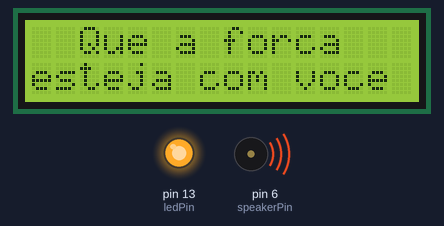
Recording of a sketch running on a simulated Arduino Uno, built with avr-gcc and run on an emulated ATmega328P. Parts: 16×2 character LCD, output pins drawn as LEDs (lit = HIGH), buzzer (waves = sounding). Pins used as bus, display or sensor lines are not drawn.

Above: at 0.34 s.
At 21.73 s:
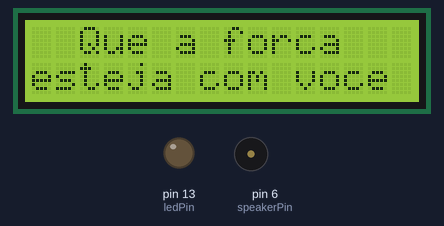
Timing chart, 0 to 130.0 s (numbered marks = the images above):
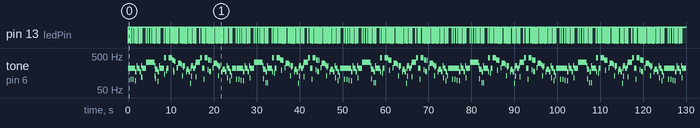

The sketch:

star_war_march.ino
```cpp
#include<LiquidCrystal.h>

int ledPin = 13;
//led for visualization (use 13 for built-in led)

int speakerPin = 6;
//speaker connected to one of the PWM ports

LiquidCrystal lcd(12, 11, 5, 4, 3, 2);

#define c 261
#define d 294
#define e 329
#define f 349
#define g 391
#define gS 415
#define a 440
#define aS 455
#define b 466
#define cH 523
#define cSH 554
#define dH 587
#define dSH 622
#define eH 659
#define fH 698
#define fSH 740
#define gH 784
#define gSH 830
#define aH 880
//frequencies for the tones we're going to use
//used http://home.mit.bme.hu/~bako/tonecalc/tonecalc.htm to get these


void setup()
{
  pinMode(ledPin, OUTPUT);
  // sets the ledPin to be an output
  pinMode(speakerPin, OUTPUT);
  //sets the speakerPin to be an output
  lcd.begin(16,2);
  lcd.setCursor(0,0);
  lcd.print("  Que a forca ");
  lcd.setCursor(0,1);
  lcd.print("esteja com voce");

}

void loop()    // run over and over again
{
  march();
}

void beep (unsigned char speakerPin, int frequencyInHertz, long timeInMilliseconds)
{
    digitalWrite(ledPin, HIGH);
    //use led to visualize the notes being played

    int x;
    long delayAmount = (long)(1000000/frequencyInHertz);
    long loopTime = (long)((timeInMilliseconds*1000)/(delayAmount*2));
    for (x=0;x<loopTime;x++)
    {
        digitalWrite(speakerPin,HIGH);
        delayMicroseconds(delayAmount);
        digitalWrite(speakerPin,LOW);
        delayMicroseconds(delayAmount);
    }

    digitalWrite(ledPin, LOW);
    //set led back to low

    delay(20);
    //a little delay to make all notes sound separate
}

void march()
{
    //for the sheet music see:
    //http://www.musicnotes.com/sheetmusic/mtd.asp?ppn=MN0016254
    //this is just a translation of said sheet music to frequencies / time in ms
    //used 500 ms for a quart note

    beep(speakerPin, a, 500);
    beep(speakerPin, a, 500);
    beep(speakerPin, a, 500);
    beep(speakerPin, f, 350);
    beep(speakerPin, cH, 150);

    beep(speakerPin, a, 500);
    beep(speakerPin, f, 350);
    beep(speakerPin, cH, 150);
    beep(speakerPin, a, 1000);
    //first bit

    beep(speakerPin, eH, 500);
    beep(speakerPin, eH, 500);
    beep(speakerPin, eH, 500);
    beep(speakerPin, fH, 350);
    beep(speakerPin, cH, 150);

    beep(speakerPin, gS, 500);
    beep(speakerPin, f, 350);
    beep(speakerPin, cH, 150);
    beep(speakerPin, a, 1000);
    //second bit...

    beep(speakerPin, aH, 500);
    beep(speakerPin, a, 350);
    beep(speakerPin, a, 150);
    beep(speakerPin, aH, 500);
    beep(speakerPin, gSH, 250);
    beep(speakerPin, gH, 250);

    beep(speakerPin, fSH, 125);
    beep(speakerPin, fH, 125);
    beep(speakerPin, fSH, 250);
    delay(250);
    beep(speakerPin, aS, 250);
    beep(speakerPin, dSH, 500);
    beep(speakerPin, dH, 250);
    beep(speakerPin, cSH, 250);
    //start of the interesting bit

    beep(speakerPin, cH, 125);
    beep(speakerPin, b, 125);
    beep(speakerPin, cH, 250);
    delay(250);
    beep(speakerPin, f, 125);
    beep(speakerPin, gS, 500);
    beep(speakerPin, f, 375);
    beep(speakerPin, a, 125);

    beep(speakerPin, cH, 500);
    beep(speakerPin, a, 375);
    beep(speakerPin, cH, 125);
    beep(speakerPin, eH, 1000);
    //more interesting stuff (this doesn't quite get it right somehow)

    beep(speakerPin, aH, 500);
    beep(speakerPin, a, 350);
    beep(speakerPin, a, 150);
    beep(speakerPin, aH, 500);
    beep(speakerPin, gSH, 250);
    beep(speakerPin, gH, 250);

    beep(speakerPin, fSH, 125);
    beep(speakerPin, fH, 125);
    beep(speakerPin, fSH, 250);
    delay(250);
    beep(speakerPin, aS, 250);
    beep(speakerPin, dSH, 500);
    beep(speakerPin, dH, 250);
    beep(speakerPin, cSH, 250);
    //repeat... repeat

    beep(speakerPin, cH, 125);
    beep(speakerPin, b, 125);
    beep(speakerPin, cH, 250);
    delay(250);
    beep(speakerPin, f, 250);
    beep(speakerPin, gS, 500);
    beep(speakerPin, f, 375);
    beep(speakerPin, cH, 125);

    beep(speakerPin, a, 500);
    beep(speakerPin, f, 375);
    beep(speakerPin, c, 125);
    beep(speakerPin, a, 1000);
    //and we're done \ó/
}
```

Measured:
- by itself, pin 13 (ledPin): moves between LOW and HIGH, repeating every 25.2 s
- by itself, tone on pin 6 (speakerPin): plays 220 Hz for 0.48 s, 104 Hz for 0.04 s, 220 Hz for 0.48 s, 104 Hz for 0.04 s, 220 Hz for 0.48 s, 94 Hz for 0.04 s … (401 notes in this stretch)
